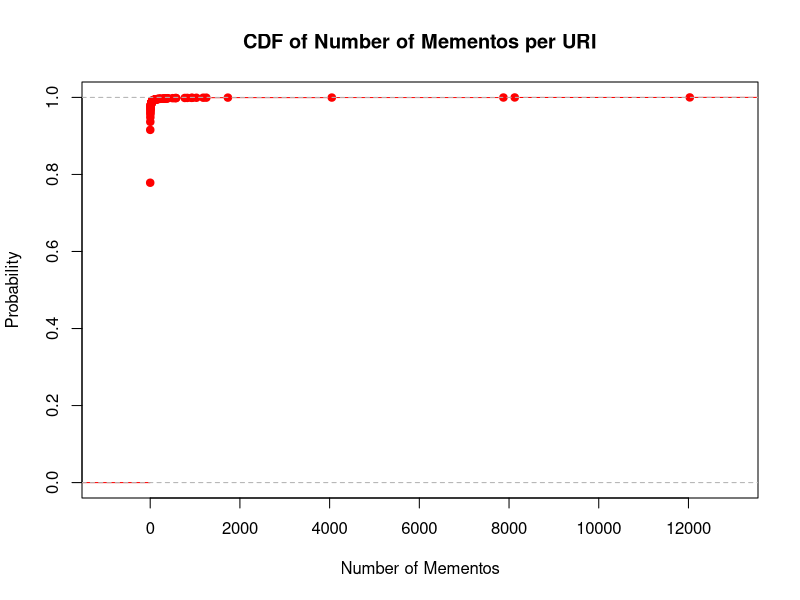

The R script that drew this image:


library(RColorBrewer)

data <- read.table("count.txt",header=FALSE)
finalData = rep(data[,1])
title <- "CDF of Number of Mementos per URI"
xlab <- "Number of Mementos"
ylab <- "Probability"
P1 = ecdf(finalData)
png("memento_counts.png")

p1 <- plot(P1,col="red", main=title, xlab=xlab, ylab=ylab)
